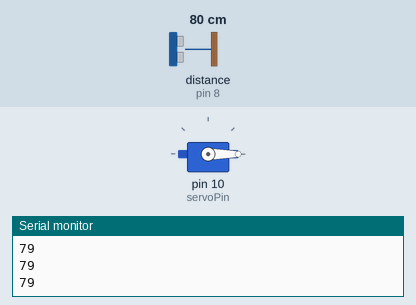
This sketch was run on a simulated Arduino Uno, built with avr-gcc and run on an emulated ATmega328P. Parts: servo, the last lines printed to the serial monitor. Wiring (inferred from the names in the program): ultrasonic range finder: trigger pin 9; echo pin 8. The test bench sets the inputs (shaded band); at power-on: distance to the obstacle (sensor on pin 8) 80 cm. The echo pulse lasts 58.3 µs per cm.

Above: at 1.3 s.
1.4 s: distance to the obstacle (sensor on pin 8) set to 22 cm
2.9 s: distance to the obstacle (sensor on pin 8) set to 18 cm
4.4 s: distance to the obstacle (sensor on pin 8) set to 35 cm
At 7.1 s:
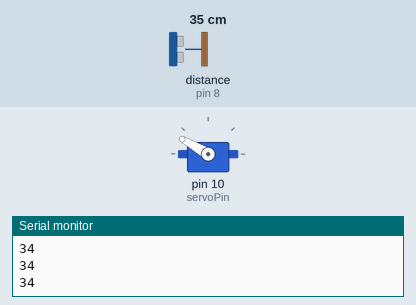
7.4 s: distance to the obstacle (sensor on pin 8) set to 2 cm
At 8.0 s:
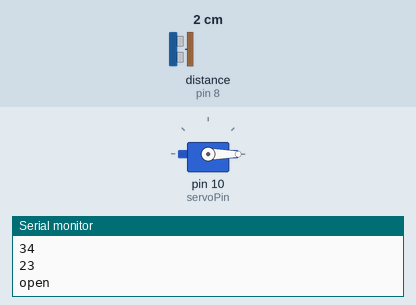
Timing chart, 0 to 9.9 s (numbered marks = the images above; inputs shaded):
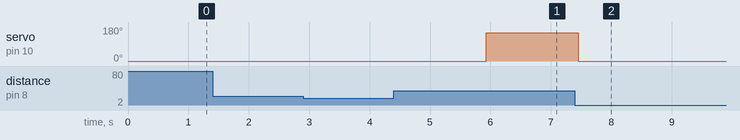

The sketch:

smart_dustbin.ino
```cpp
#include <Servo.h> //servo library
Servo servo;
int trigPin = 9;
int echoPin = 8;
int servoPin = 10;
int led = 11;
long duration, dist, average;
long aver[3]; //array for average


void setup()
{
    Serial.begin(9600);
    servo.attach(servoPin);
    pinMode(trigPin, OUTPUT);
    pinMode(echoPin, INPUT);
    servo.write(0); //close cap on power on
    delay(100);
    servo.detach();
}


void measure()
{
    digitalWrite(10, HIGH);
    digitalWrite(trigPin, LOW);
    delayMicroseconds(5);
    digitalWrite(trigPin, HIGH);
    delayMicroseconds(15);
    digitalWrite(trigPin, LOW);
    pinMode(echoPin, INPUT);
    duration = pulseIn(echoPin, HIGH);
    dist = (duration / 2) / 29.1; //obtain distance
}


void loop()
{
    for (int i = 0; i <= 2; i++)
    { //average distance
        measure();
        aver[i] = dist;
        delay(10); //delay between measurements
    }
    dist = (aver[0] + aver[1] + aver[2]) / 3;

    if (dist < 20)
    {
        //Change distance as per your need
        servo.attach(servoPin);
        Serial.println("open");
        delay(1);
        servo.write(0);
        delay(3000);
        servo.write(150);
        delay(1000);
        servo.detach();
    }
    Serial.println(dist);
}
```

Measured:
- after the input at 4.4 s, servo on pin 10 (servoPin): goes on until 5.9 s, then stays 150°
- after the input at 7.4 s, servo on pin 10 (servoPin): 150° → 0° after 0.05 s
